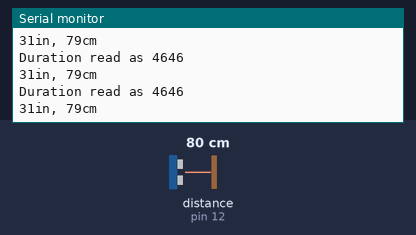
Bench run of a program on a simulated Arduino Uno, built with avr-gcc and run on an emulated ATmega328P. On the bench: the last lines printed to the serial monitor. Wiring (inferred from the names in the program): ultrasonic range finder: trigger pin 11; echo pin 12. The inputs (shaded band) are chosen by the test bench; at power-on: distance to the obstacle (sensor on pin 12) 80 cm. The echo pulse lasts 58.3 µs per cm.

Above: at 1.3 s.
1.4 s: distance to the obstacle (sensor on pin 12) set to 2 cm
At 1.84 s:
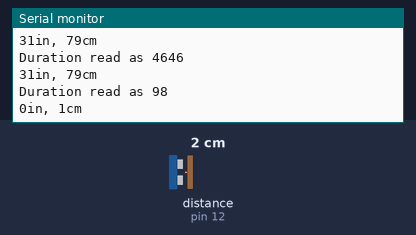
2.9 s: distance to the obstacle (sensor on pin 12) set to 4 cm
At 3.34 s:
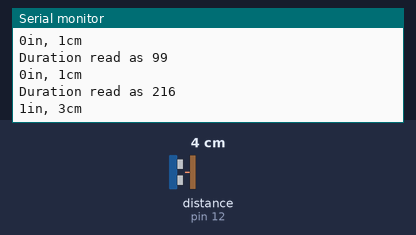
Timing chart, 0 to 5.9 s (numbered marks = the images above; inputs shaded):
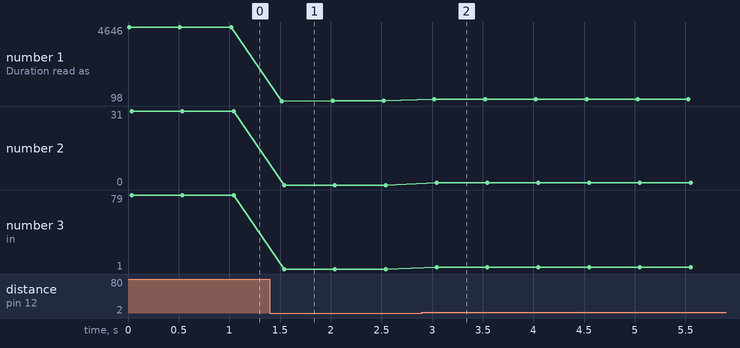

The program:

main.cpp
```cpp
#include <Arduino.h>

const int trigPin = 11;
const int echoPin = 12;

void setup() {
    // Serial Port begin
    Serial.begin(9600);
    // Define inputs and outputs
    pinMode(trigPin, OUTPUT);
    pinMode(echoPin, INPUT);
    Serial.println("Start ...");
}

void trigger() {
    // The sensor is triggered by a HIGH pulse of 10 or more microseconds.
    // Give a short LOW pulse beforehand to ensure a clean HIGH pulse:
    digitalWrite(trigPin, LOW);
    delayMicroseconds(5);
    digitalWrite(trigPin, HIGH);
    delayMicroseconds(10);
    digitalWrite(trigPin, LOW);
}

int readAsCM(int duration) {
    // Convert the time into a distance
    return (duration / 2) / 29.1;  // Divide by 29.1 or multiply by 0.0343
}

int readAsInch(int duration) {
    // Convert the time into a distance
    return (duration / 2) / 74;  // Divide by 74 or multiply by 0.0135
}

void loop() {
    trigger();

    // Read the signal from the sensor: a HIGH pulse whose
    // duration is the time (in microseconds) from the sending
    // of the ping to the reception of its echo off of an object.
    pinMode(echoPin, INPUT);
    long duration = pulseIn(echoPin, HIGH);

    Serial.println("Duration read as " + String(duration));
    Serial.print(readAsInch(duration));
    Serial.print("in, ");
    Serial.print(readAsCM(duration));
    Serial.print("cm");
    Serial.println();

    delay(500);
}
```

Measured:
- after the input at 1.4 s, the serial monitor: prints a new line after 0.12 s (image 1)
- after the input at 2.9 s, the serial monitor: prints a new line after 0.12 s (image 2)
- plotted number 1: 4646 → 99 after the input at 1.4 s, 99 → 215 after the input at 2.9 s
- plotted number 2: 31 → 0 after the input at 1.4 s
- plotted number 3: 79 → 1 after the input at 1.4 s, 1 → 3 after the input at 2.9 s
